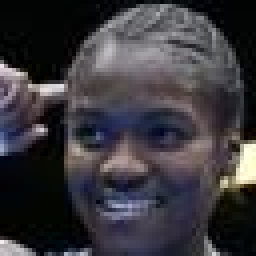
%> input picture dataset/training/004055.jpg, 64 x 64 px (shown 4 times larger)
$ octave GANTeng.m   (GNU Octave 9; MATLAB toolbox functions it lacks are replaced by stand-ins)
%> lines starting %> are read from the running program, lines starting %| are printed output that depends on the picture
%% ============================================================
%  FACE-GAN (CelebA-style Dataset)
%  ============================================================
%  Folders:
%   - dataset/training/*.jpg
%   - dataset/validation/*.jpg
%   - dataset/testing/*.jpg
%
%  Features:
%   - Generator & Discriminator with bias, ReLU, tanh
%   - 40 Epoch Training
%   - Validation & Testing evaluation
%   - Hardware simulation (fixed-point Q7.8)
%   - MSE, error %, and clock estimation
%  ============================================================

clear; clc; close all;

%% ================================
% 1. Load Datasets
% ================================
baseDir = 'dataset';
trainDir = fullfile(baseDir,'training');
valDir   = fullfile(baseDir,'validation');
testDir  = fullfile(baseDir,'testing');

trainFiles = dir(fullfile(trainDir,'*.jpg'));
valFiles   = dir(fullfile(valDir,'*.jpg'));
testFiles  = dir(fullfile(testDir,'*.jpg'));

numTrain = numel(trainFiles);
numVal   = numel(valFiles);
numTest  = numel(testFiles);

fprintf('Loaded: %d training, %d validation, %d testing images.\n', ...
        numTrain, numVal, numTest);

imgSize = [64 64];
for i = 1:numTrain
    img = im2double(imresize(imread(fullfile(trainDir,trainFiles(i).name)), imgSize));
    X_train(:,i) = reshape(img, [], 1);
end
for i = 1:numVal
    img = im2double(imresize(imread(fullfile(valDir,valFiles(i).name)), imgSize));
    X_val(:,i) = reshape(img, [], 1);
end
for i = 1:numTest
    img = im2double(imresize(imread(fullfile(testDir,testFiles(i).name)), imgSize));
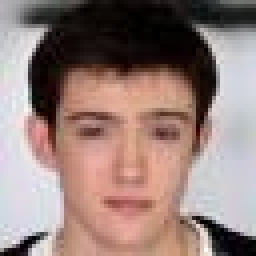
%> input picture dataset/testing/182719.jpg, 64 x 64 px (shown 4 times larger)
    X_test(:,i) = reshape(img, [], 1);
end

img_dim = size(X_train,1);
%> img_dim = 12288
z_dim = 100;
hidden_g = 256;
hidden_d = 128;
lr = 0.0005;
epochs = 40;

rng(42);

%% ================================
% 2. Initialize Weights
% ================================
Wg1 = randn(hidden_g, z_dim)*0.02; bg1 = randn(hidden_g,1)*0.01;
Wg2 = randn(img_dim, hidden_g)*0.02; bg2 = randn(img_dim,1)*0.01;
Wd1 = randn(hidden_d, img_dim)*0.02; bd1 = randn(hidden_d,1)*0.01;
Wd2 = randn(1, hidden_d)*0.02; bd2 = randn(1,1)*0.01;

lossD = zeros(epochs,1);
lossG = zeros(epochs,1);

%% ================================
% 3. Training Loop
% ================================
for epoch = 1:epochs
    z = randn(z_dim,1);
    h_g1 = max(0, Wg1*z + bg1);
    img_fake = tanh(Wg2*h_g1 + bg2);

    idx = randi(numTrain);
    x_real = X_train(:,idx);

    h_d1_real = max(0, Wd1*x_real + bd1);
    h_d1_fake = max(0, Wd1*img_fake + bd1);
    out_real = 1 ./ (1 + exp(-(Wd2*h_d1_real + bd2)));
    out_fake = 1 ./ (1 + exp(-(Wd2*h_d1_fake + bd2)));

    loss_D = -mean(log(out_real) + log(1 - out_fake));
    loss_G = -mean(log(out_fake));
    lossD(epoch) = loss_D;
    lossG(epoch) = loss_G;

    % Backpropagation (simple gradient steps)
    grad_out_fake = out_fake - 1;
    grad_Wd2 = grad_out_fake * h_d1_fake';
    grad_bd2 = sum(grad_out_fake);
    grad_h_d1_fake = (Wd2' * grad_out_fake) .* (h_d1_fake>0);
    grad_Wd1 = grad_h_d1_fake * img_fake';
    grad_bd1 = sum(grad_h_d1_fake,2);

    Wd2 = Wd2 - lr*grad_Wd2; bd2 = bd2 - lr*grad_bd2;
    Wd1 = Wd1 - lr*grad_Wd1; bd1 = bd1 - lr*grad_bd1;

    grad_fake_to_D = (Wd1' * grad_h_d1_fake);
    grad_h_g2 = grad_fake_to_D .* (1 - img_fake.^2);
    grad_Wg2 = grad_h_g2 * h_g1';
    grad_bg2 = sum(grad_h_g2,2);
    grad_h_g1 = (Wg2' * grad_h_g2) .* (h_g1>0);
    grad_Wg1 = grad_h_g1 * z';
    grad_bg1 = sum(grad_h_g1,2);

    Wg2 = Wg2 - lr*grad_Wg2; bg2 = bg2 - lr*grad_bg2;
    Wg1 = Wg1 - lr*grad_Wg1; bg1 = bg1 - lr*grad_bg1;

    if mod(epoch,10)==0
        subplot(1,2,1);
        imshow((reshape(img_fake,[64,64,3])+1)/2);
        title(sprintf('Generated Face (Epoch %d)', epoch));
        subplot(1,2,2);
        plot(lossD(1:epoch),'r','LineWidth',1.5); hold on;
        plot(lossG(1:epoch),'b','LineWidth',1.5); hold off;
        legend('D Loss','G Loss'); title('Training Progress');
        drawnow;
    end
end
%> this loop made 40 passes
%> (out_real, loss_D) on passes 1 to 12: (0.489, 1.4), (0.489, 1.38), (0.49, 1.38), (0.49, 1.39), (0.49, 1.39), (0.49, 1.4), (0.49, 1.39), (0.49, 1.4), (0.491, 1.39), (0.491, 1.39), (0.491, 1.39), (0.491, 1.39)
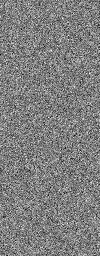
%> Wg1: size 256x100 double; min -0.0748, max 0.0746, mean 1.55e-05; drawn with min black and max white
%> after the loop, Wd2 = 128 values, max 0.0505 at index 7, min -0.0465 at index 95, mean -0.0036; bd1 = 128 values, max 0.0277 at index 32, min -0.0213 at index 39, mean 0.00184; bg1 = 256 values, max 0.0222 at index 7, min -0.033 at index 40, mean -0.000897; lossD = 40 values, max 1.4 at index 22, min 1.37 at index 32, mean 1.39; lossG = 40 values, max 0.721 at index 17, min 0.692 at index 40, mean 0.706
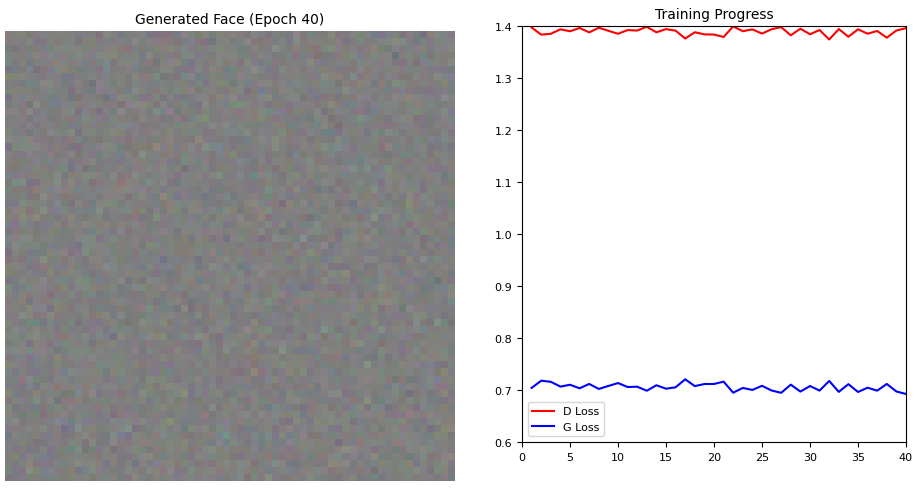
%> figure redrawn from the program's plot data, 2 panels

%% ================================
% 4. Validation & Testing
% ================================
z_val = randn(z_dim,1);
val_face = tanh(Wg2*max(0,Wg1*z_val+bg1)+bg2);
imshow((reshape(val_face,[64,64,3])+1)/2);
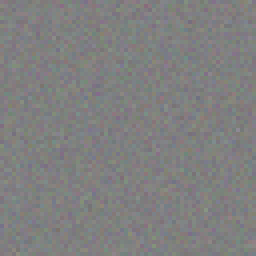
%> displayed picture: size 64x64x3, on the screen's scale of 0 to 255 (shown 4 times larger); mean R, G, B 127.5, 127.5, 127.5
title('Generated Validation Face');
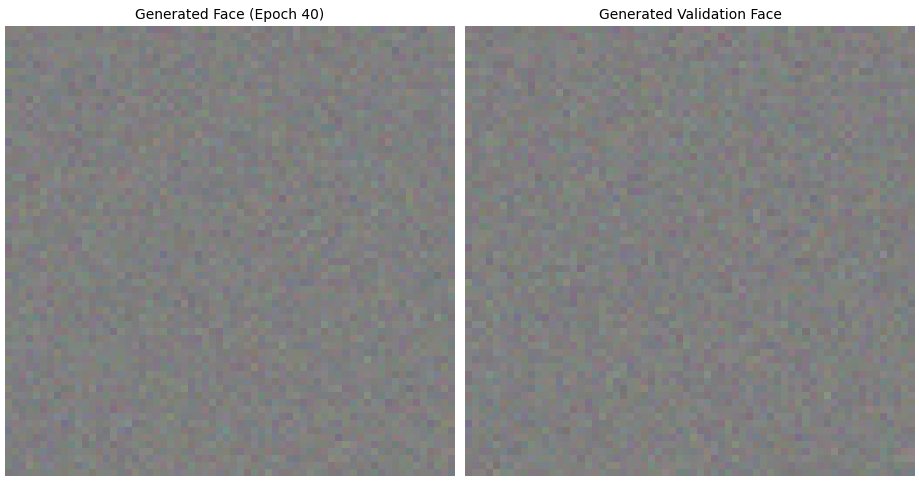
%> figure redrawn from the program's plot data, 2 panels

z_test = randn(z_dim,1);
test_face = tanh(Wg2*max(0,Wg1*z_test+bg1)+bg2);
imshow((reshape(test_face,[64,64,3])+1)/2);
title('Generated Testing Face');

%% ================================
% 5. Hardware Fixed-Point Simulation (Q7.8)
% ================================
WL = 16; FL = 8;
%> (the run ends here)
